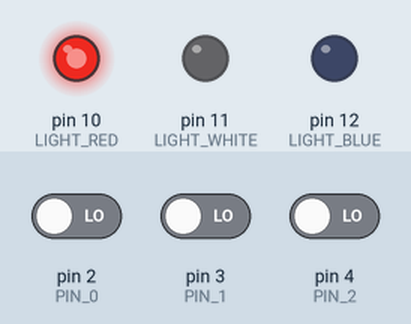
A sketch run on a simulated Arduino Uno, built with avr-gcc and run on an emulated ATmega328P. On the bench: output pins drawn as LEDs (lit = HIGH). The test bench sets the inputs (shaded band); at power-on: pin 3 (PIN_1) LOW, pin 4 (PIN_2) LOW, pin 2 (PIN_0) LOW.

Above: at 1.2 s.
1.3 s: pin 3 (PIN_1) driven HIGH
At 2.4 s:
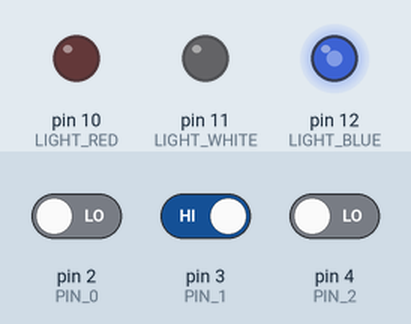
2.8 s: pin 4 (PIN_2) driven HIGH
At 3.0 s:
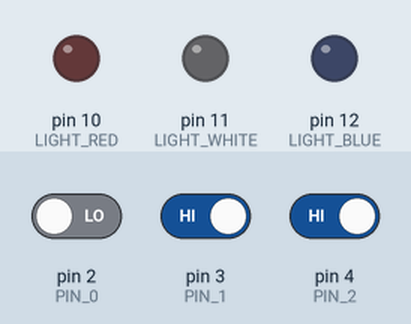
5.8 s: pin 3 (PIN_1) driven LOW
At 6.3 s:
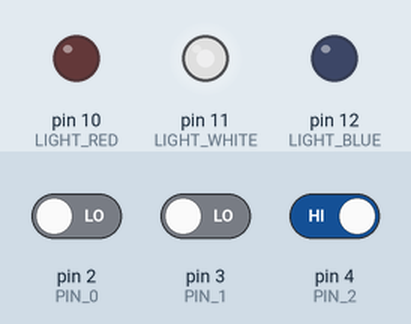
7.3 s: pin 2 (PIN_0) driven HIGH
At 8.2 s:
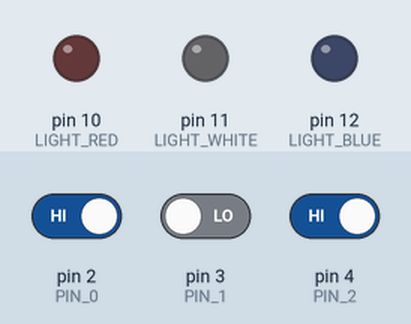
8.8 s: pin 2 (PIN_0) driven LOW
At 9.8 s:
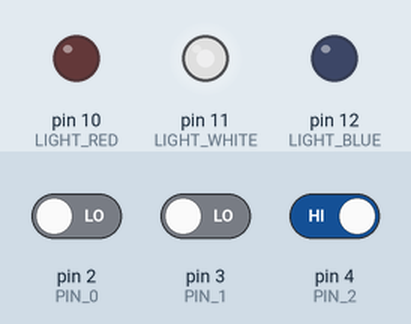
10.3 s: pin 4 (PIN_2) driven LOW
At 11.7 s:
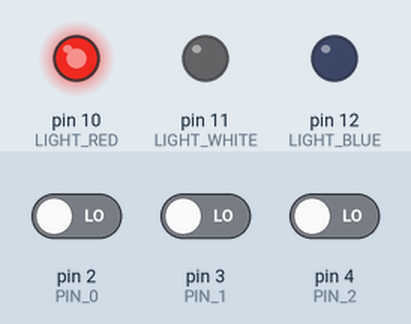
Timing chart, 0 to 12.8 s (numbered marks = the images above; inputs shaded):
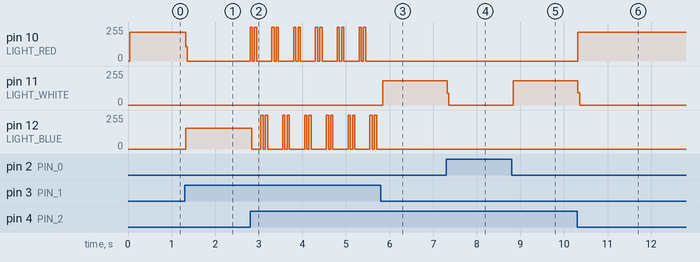

Measured:
- after the input at 1.3 s, pin 10 (LIGHT_RED): 216/255 → 0/255 at once; pin 12 (LIGHT_BLUE): 0/255 → 154/255 at once
- after the input at 2.8 s, pin 10 (LIGHT_RED): 0/255 → 255/255 at once, then repeats every 0.50 s: 0/255 0.05 s, 255/255 0.05 s, 0/255 0.35 s, 255/255 0.05 s; pin 12 (LIGHT_BLUE): 154/255 → 0/255 at once, then repeats every 0.50 s: 255/255 0.05 s, 0/255 0.05 s, 255/255 0.05 s, 0/255 0.35 s
- after the input at 5.8 s, pin 10 (LIGHT_RED), pin 12 (LIGHT_BLUE): stops changing and stays 0/255; pin 11 (LIGHT_WHITE): 0/255 → 182/255 at once
- after the input at 7.3 s, pin 11 (LIGHT_WHITE): 182/255 → 0/255 at once
- after the input at 8.8 s, pin 11 (LIGHT_WHITE): 0/255 → 182/255 at once
- after the input at 10.3 s, pin 10 (LIGHT_RED): 0/255 → 217/255 at once; pin 11 (LIGHT_WHITE): 182/255 → 0/255 at once

The sketch:

Programmable-Light.ino
```cpp
// Light pin constants
const byte LIGHT_RED = 10;
const byte LIGHT_WHITE = 11;
const byte LIGHT_BLUE = 12;

// Switch pin constants
const byte PIN_0 = 2;
const byte PIN_1 = 3;
const byte PIN_2 = 4;

// Sequence Constants
const int POLICE_LIGHTS = 3;
const int TRAFFIC_LIGHTS = 4;

void setup() {
  // Light Pins
  pinMode(LIGHT_RED, OUTPUT);    // pin controlling the cabin lights
  pinMode(LIGHT_WHITE, OUTPUT);  // pin controlling the storage lights
  pinMode(LIGHT_BLUE, OUTPUT);  // pin controlling the exterior lights

  // Switch pins
  pinMode(PIN_0, INPUT);    // pin connected to switch 1 (cabin lights)
  pinMode(PIN_1, INPUT);  // pin connected to switch 2 (storage lights)
  pinMode(PIN_2, INPUT);  // pin connected to switch 3 (exterior lights)
}

// Functions ↓

// Utilities
void controlLight(int light, int pin) {
  if (pin == HIGH) {
    digitalWrite(light, HIGH);  // Switch is ON, turn on our lander's light
  } else {
    digitalWrite(light, LOW);  // Switch is OFF, turn off lander's light
  }
}
int readDIP() {

  // Reading the DIP switch as binary
  int bit0 = digitalRead(PIN_2);
  int bit1 = digitalRead(PIN_1);
  int bit2 = digitalRead(PIN_0);


  // Turn on light
  // controlLight(LIGHT_RED, bit0);
  // controlLight(LIGHT_WHITE, bit1);
  // controlLight(LIGHT_BLUE, bit2);

  // Converting binary to decimal
  int number = 1 * bit0 + 2 * bit1 + 4 * bit2;
  return number;
}

void allOff() {
  digitalWrite(LIGHT_BLUE, LOW);
  digitalWrite(LIGHT_WHITE, LOW);
  digitalWrite(LIGHT_RED, LOW);
}

void doubleFlash(
  byte pin,
  unsigned long delayMs
) {
  digitalWrite(pin, HIGH);
  delay(50);
  digitalWrite(pin, LOW);
  delay(50);
  digitalWrite(pin, HIGH);
  delay(50);
  digitalWrite(pin, LOW);
  delay(delayMs);
}

void flash(
  byte pin,
  unsigned long delayMs
) {
  digitalWrite(pin, HIGH);
  delay(delayMs);
  digitalWrite(pin, LOW);
}

// Sequences
void policeLight() {
  doubleFlash(LIGHT_RED, 100);
  doubleFlash(LIGHT_BLUE, 100);
}

void trafficLight() {
  flash(LIGHT_RED, 5000);
  flash(LIGHT_WHITE, 30);
  flash(LIGHT_BLUE, 5000);
  flash(LIGHT_WHITE, 1000);
}

void sequenceChooser(int sequence) {
  allOff();
  switch(sequence) {
    case 0:
      digitalWrite(LIGHT_RED, HIGH);
      break;

    case 1:
      digitalWrite(LIGHT_WHITE, HIGH);
      break;

    case 2:
      digitalWrite(LIGHT_BLUE, HIGH);
      break;

    case POLICE_LIGHTS:
      policeLight();
      break;

    case TRAFFIC_LIGHTS:
      trafficLight();
      break;

    default:
      allOff();
  }
}

void loop() {
  int sequence = readDIP();
  sequenceChooser(sequence);
}
```
